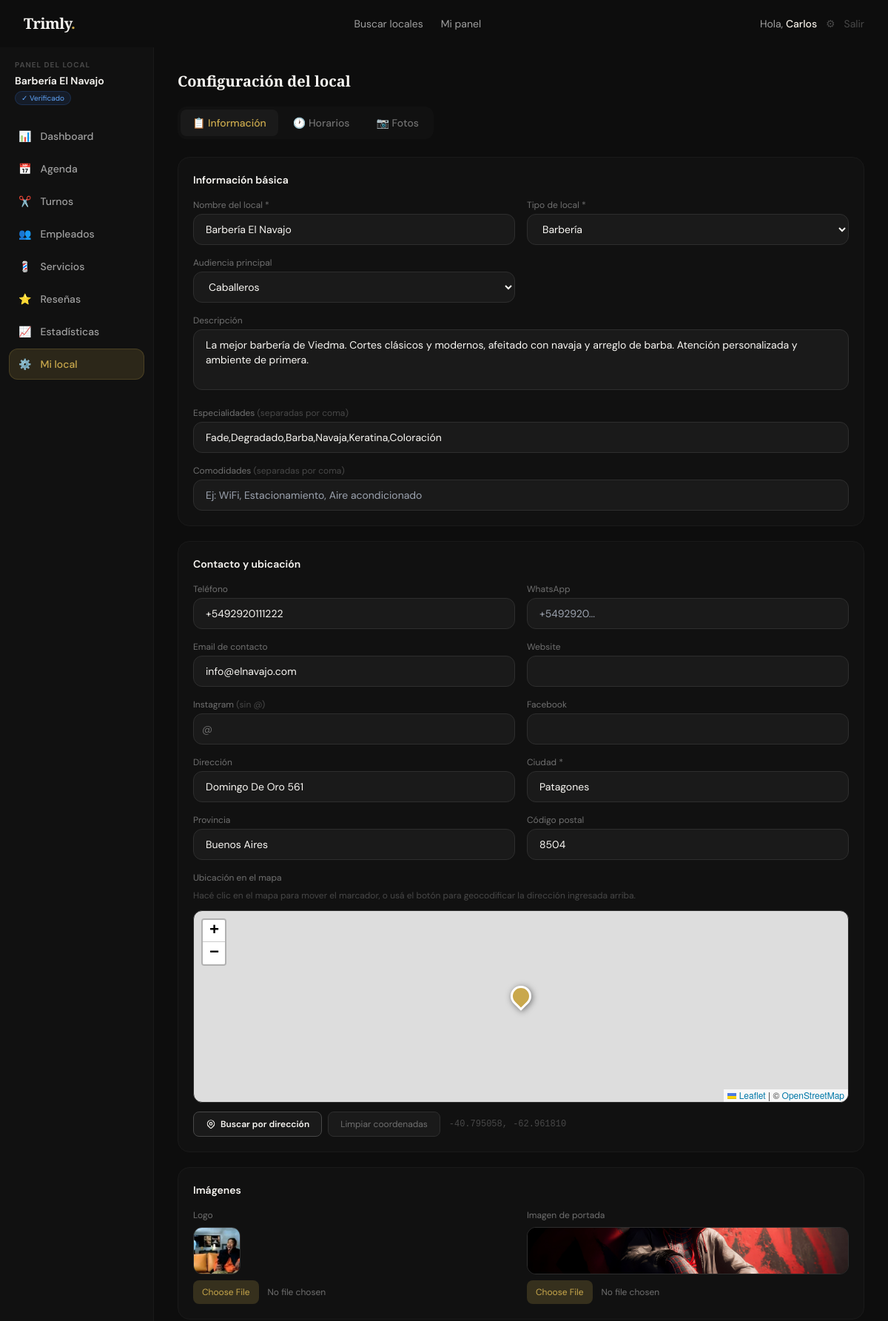
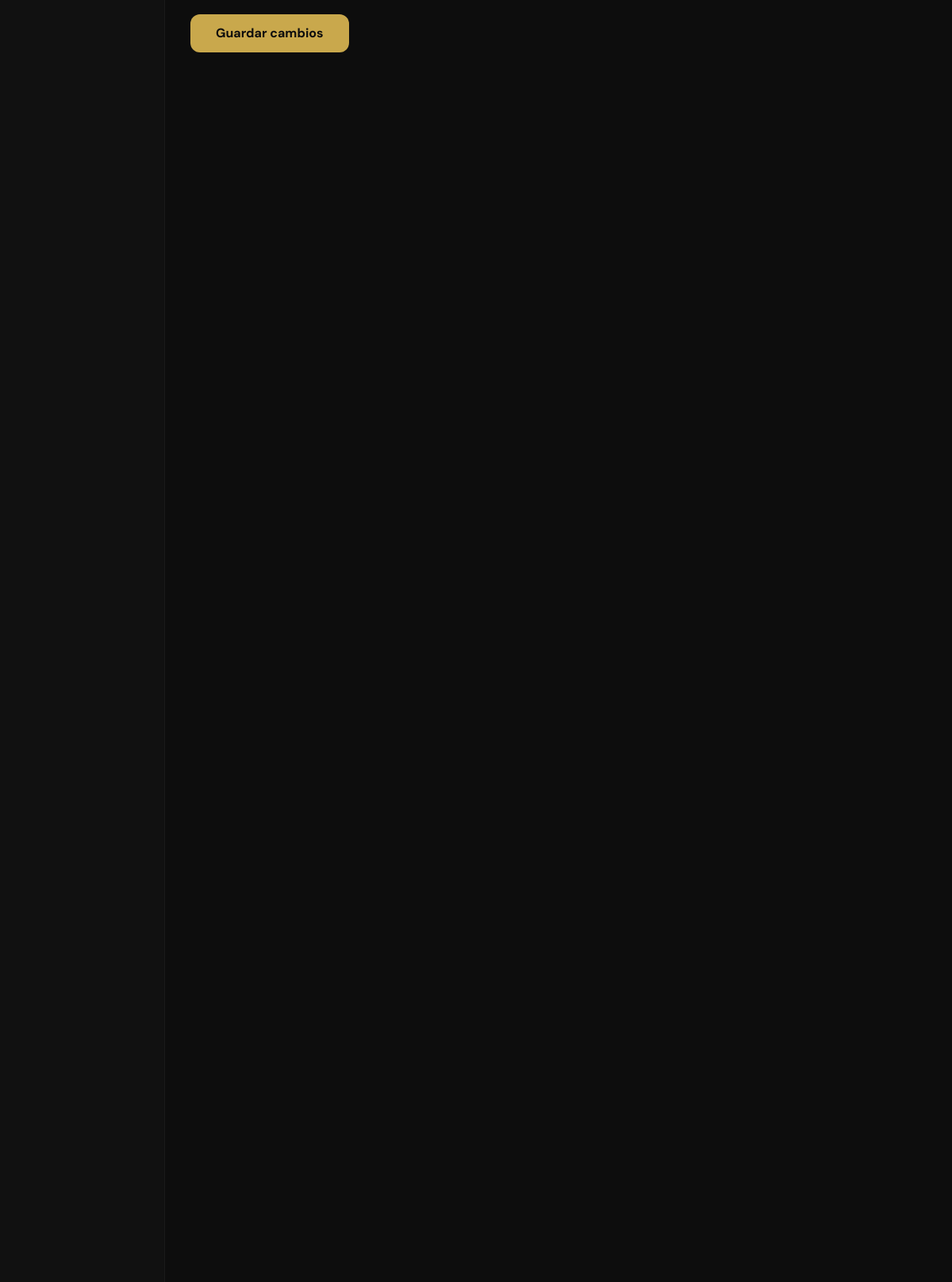
/panel/local (signed in, upper part), run on the app's committed database (2 pictures, top to bottom).
### tables this page shows
CREATE TABLE `shops` (
  `id` int UNSIGNED NOT NULL,
  `owner_id` int UNSIGNED NOT NULL,
  `name` varchar(120) NOT NULL,
  `slug` varchar(130) NOT NULL,
  `type` enum('barbershop','salon','mixed','nails','spa','tattoo','makeup','other') NOT NULL DEFAULT 'barbershop',
  `target_audience` enum('men','women','unisex') NOT NULL DEFAULT 'unisex',
  `description` text,
  `specialties` varchar(500) DEFAULT NULL,
  `amenities` varchar(500) DEFAULT NULL,
  `phone` varchar(30) DEFAULT NULL,
  `email` varchar(150) DEFAULT NULL,
  `website` varchar(255) DEFAULT NULL,
  `instagram` varchar(100) DEFAULT NULL,
  `facebook` varchar(100) DEFAULT NULL,
  `whatsapp` varchar(30) DEFAULT NULL,
  `logo` varchar(255) DEFAULT NULL,
  `cover_image` varchar(255) DEFAULT NULL,
  `address` varchar(255) DEFAULT NULL,
  `city` varchar(100) DEFAULT NULL,
  `province` varchar(100) DEFAULT NULL,
  `country` varchar(80) NOT NULL DEFAULT 'Argentina',
  `postal_code` varchar(20) DEFAULT NULL,
  `latitude` decimal(10,7) DEFAULT NULL,
  `longitude` decimal(10,7) DEFAULT NULL,
  `currency` char(3) NOT NULL DEFAULT 'ARS',
  `rating_avg` decimal(3,2) NOT NULL DEFAULT '0.00',
  `rating_count` int UNSIGNED NOT NULL DEFAULT '0',
  `status` enum('pending','active','suspended','closed') NOT NULL DEFAULT 'pending',
  `plan` enum('free','pro','premium') NOT NULL DEFAULT 'free',
  `plan_expires` date DEFAULT NULL,
  `verified` tinyint(1) NOT NULL DEFAULT '0',
  `featured` tinyint(1) NOT NULL DEFAULT '0',
  `views_count` int UNSIGNED NOT NULL DEFAULT '0',
  `is_shadowbanned` tinyint(1) NOT NULL DEFAULT '0',
  `suspension_reason` varchar(500) DEFAULT NULL,
  `suspension_until` datetime DEFAULT NULL,
  `ban_reason` varchar(500) DEFAULT NULL,
  `created_at` datetime NOT NULL DEFAULT CURRENT_TIMESTAMP,
  `updated_at` datetime NOT NULL DEFAULT CURRENT_TIMESTAMP ON UPDATE CURRENT_TIMESTAMP
);

### app/Views/shop_dash/settings.php (the view, shortened to what the rows shown need)
<?php
$errors = $_SESSION['form_errors'] ?? [];
$types = ['barbershop'=>'Barbería','salon'=>'Salón de Belleza','mixed'=>'Mixto / Unisex','nails'=>'Manicura & Uñas','spa'=>'Spa & Relajación','tattoo'=>'Tatuajes & Piercings','makeup'=>'Maquillaje & Estética','other'=>'Otro'];
?>
<div class="flex min-h-screen pt-16 pb-20 lg:pb-6">
  <?php require __DIR__ . '/partials/sidebar.php'; ?>
  <main class="flex-1 p-4 sm:p-6 lg:p-8 overflow-x-hidden min-w-0">
    <h1 class="font-display text-xl font-bold text-cream-light mb-5">Configuración del local</h1>
    <div id="pane-info">
      <form method="POST" action="<?= path('/panel/local') ?>" enctype="multipart/form-data" class="space-y-5">
        <div class="bg-ink-800 border border-ink-700 rounded-2xl p-5">
          <h2 class="font-semibold text-cream-light mb-4 text-sm">Información básica</h2>
          <div class="grid grid-cols-1 sm:grid-cols-2 gap-4">
            <div>
              <label class="block text-xs text-ink-400 mb-1">Nombre del local *</label>
              <input type="text" name="name" value="<?= e($shop['name']) ?>" required
                     class="input-gold w-full bg-ink-700 border <?=isset($errors['name'])?'border-red-500':'border-ink-600'?> rounded-xl px-4 py-2.5 text-sm text-cream-light focus:outline-none">
            </div>
            <div>
              <label class="block text-xs text-ink-400 mb-1">Tipo de local *</label>
              <select name="type" class="input-gold w-full bg-ink-700 border border-ink-600 rounded-xl px-4 py-2.5 text-sm text-cream-light focus:outline-none">
                <?php foreach($types as $v=>$l): ?>
                <option value="<?=$v?>" <?=$shop['type']===$v?'selected':''?>><?=$l?></option>
                <?php endforeach; ?>
              </select>
            </div>
            <div>
              <label class="block text-xs text-ink-400 mb-1">Audiencia principal</label>
              <select name="target_audience" class="input-gold w-full bg-ink-700 border border-ink-600 rounded-xl px-4 py-2.5 text-sm text-cream-light focus:outline-none">
                <option value="men"    <?=($shop['target_audience']??'')==='men'   ?'selected':''?>>Caballeros</option>
              </select>
            </div>
            <div class="sm:col-span-2">
              <label class="block text-xs text-ink-400 mb-1">Descripción</label>
              <textarea name="description" rows="3"
                        class="input-gold w-full bg-ink-700 border border-ink-600 rounded-xl px-4 py-2.5 text-sm text-cream-light resize-none focus:outline-none"><?= e($shop['description']??'') ?></textarea>
            </div>
            <div class="sm:col-span-2">
              <label class="block text-xs text-ink-400 mb-1">Especialidades <span class="text-ink-500">(separadas por coma)</span></label>
              <input type="text" name="specialties" value="<?= e($shop['specialties']??'') ?>"
                     placeholder="Ej: Fade, Barba, Coloración, Keratina"
                     class="input-gold w-full bg-ink-700 border border-ink-600 rounded-xl px-4 py-2.5 text-sm text-cream-light focus:outline-none">
            </div>
          </div>
        </div>
        <div class="bg-ink-800 border border-ink-700 rounded-2xl p-5">
          <h2 class="font-semibold text-cream-light mb-4 text-sm">Contacto y ubicación</h2>
          <div class="grid grid-cols-1 sm:grid-cols-2 gap-4">
            <div>
              <label class="block text-xs text-ink-400 mb-1">Teléfono</label>
              <input type="text" name="phone" value="<?= e($shop['phone']??'') ?>"
                     class="input-gold w-full bg-ink-700 border border-ink-600 rounded-xl px-4 py-2.5 text-sm text-cream-light focus:outline-none">
            </div>
            <div>
              <label class="block text-xs text-ink-400 mb-1">Email de contacto</label>
              <input type="email" name="email" value="<?= e($shop['email']??'') ?>"
                     class="input-gold w-full bg-ink-700 border border-ink-600 rounded-xl px-4 py-2.5 text-sm text-cream-light focus:outline-none">
            </div>
            <div>
              <label class="block text-xs text-ink-400 mb-1">Dirección</label>
              <input type="text" name="address" value="<?= e($shop['address']??'') ?>"
                     class="input-gold w-full bg-ink-700 border border-ink-600 rounded-xl px-4 py-2.5 text-sm text-cream-light focus:outline-none">
            </div>
            <div>
              <label class="block text-xs text-ink-400 mb-1">Ciudad *</label>
              <input type="text" name="city" value="<?= e($shop['city']??'') ?>" required
                     class="input-gold w-full bg-ink-700 border <?=isset($errors['city'])?'border-red-500':'border-ink-600'?> rounded-xl px-4 py-2.5 text-sm text-cream-light focus:outline-none">
            </div>
            <div>
              <label class="block text-xs text-ink-400 mb-1">Provincia</label>
              <input type="text" name="province" value="<?= e($shop['province']??'') ?>"
                     class="input-gold w-full bg-ink-700 border border-ink-600 rounded-xl px-4 py-2.5 text-sm text-cream-light focus:outline-none">
            </div>
            <div>
              <label class="block text-xs text-ink-400 mb-1">Código postal</label>
              <input type="text" name="postal_code" value="<?= e($shop['postal_code']??'') ?>"
                     class="input-gold w-full bg-ink-700 border border-ink-600 rounded-xl px-4 py-2.5 text-sm text-cream-light focus:outline-none">
            </div>
            <div class="sm:col-span-2">
              <link rel="stylesheet" href="https://cdnjs.cloudflare.com/ajax/libs/leaflet/1.9.4/leaflet.min.css">
              <div class="flex flex-wrap gap-2 items-center">
                <button type="button" onclick="geocodeAddress()"
                        id="geocode-btn"
                        class="inline-flex items-center gap-1.5 px-4 py-2 bg-ink-700 hover:bg-ink-600 border border-ink-500 text-cream-light text-xs font-semibold rounded-lg transition-all">
                  Buscar por dirección
                </button>
                <button type="button" onclick="clearCoords()"
                        class="inline-flex items-center gap-1.5 px-4 py-2 bg-ink-700 hover:bg-ink-600 border border-ink-600 text-ink-400 hover:text-cream text-xs rounded-lg transition-all">
                  Limpiar coordenadas
                </button>
                <span id="coords-display" class="text-xs text-ink-500 font-mono ml-1">
                  <?php if($shop['latitude'] && $shop['longitude']): ?>
                    <?= number_format((float)$shop['latitude'],6) ?>, <?= number_format((float)$shop['longitude'],6) ?>
                  <?php else: ?>
                    Sin coordenadas guardadas
                  <?php endif; ?>
                </span>
              </div>
            </div>
          </div>
        </div>
        <div class="bg-ink-800 border border-ink-700 rounded-2xl p-5">
          <h2 class="font-semibold text-cream-light mb-4 text-sm">Imágenes</h2>
          <div class="grid grid-cols-1 sm:grid-cols-2 gap-4">
            <div>
              <label class="block text-xs text-ink-400 mb-2">Logo</label>
              <?php if($shop['logo']): ?>
              <img src="<?= upload_url($shop['logo']) ?>" class="w-16 h-16 rounded-xl object-cover mb-2 border border-ink-600">
              <?php endif; ?>
              <input type="file" name="logo" accept="image/*"
                     class="w-full text-ink-400 text-xs file:mr-3 file:py-2 file:px-3 file:rounded-lg file:border-0 file:bg-gold/20 file:text-gold file:text-xs hover:file:bg-gold/30 cursor-pointer">
            </div>
            <div>
              <label class="block text-xs text-ink-400 mb-2">Imagen de portada</label>
              <?php if($shop['cover_image']): ?>
              <img src="<?= upload_url($shop['cover_image']) ?>" class="w-full h-16 rounded-xl object-cover mb-2 border border-ink-600">
              <?php endif; ?>
              <input type="file" name="cover_image" accept="image/*"
                     class="w-full text-ink-400 text-xs file:mr-3 file:py-2 file:px-3 file:rounded-lg file:border-0 file:bg-gold/20 file:text-gold file:text-xs hover:file:bg-gold/30 cursor-pointer">
            </div>
          </div>
        </div>
      </form>
    </div>
  </main>
</div>

### app/Views/shop_dash/partials/sidebar.php (shortened to what the rows shown need)
<aside class="hidden lg:flex flex-col w-52 shrink-0 bg-ink-800 border-r border-ink-700 min-h-screen pt-4 pb-6 px-3">
  <?php if(!empty($shop)): ?>
  <div class="mb-5 px-2">
    <p class="text-[10px] font-bold uppercase tracking-widest text-ink-500 mb-1">Panel del local</p>
    <p class="text-sm font-semibold text-cream-light truncate"><?= e($shop['name']) ?></p>
    <?php if($shop['status']!=='active'): ?><span class="text-[10px] bg-amber-500/10 text-amber-400 border border-amber-500/20 px-2 py-0.5 rounded-full"><?= ucfirst($shop['status']) ?></span>
    <?php elseif(!empty($shop['verified'])): ?><span class="text-[10px] bg-blue-500/10 text-blue-400 border border-blue-500/20 px-2 py-0.5 rounded-full">✓ Verificado</span><?php endif; ?>
  </div>
  <?php endif; ?>
</aside>

### data on the page
shops: name "Barbería El Navajo", type "Barbería", target_audience "Caballeros", description "La mejor barbería de Viedma. Cortes clásicos y modernos, afeitado con navaja y arreglo de barba. Atención personalizada y ambiente de primera.", specialties "Fade,Degradado,Barba,Navaja,Keratina,Coloración", phone "+5492920111222", email "info@elnavajo.com", address "Domingo De Oro 561", city "Patagones", province "Buenos Aires", postal_code "8504", latitude "-40.795058", longitude "-62.961810", logo (picture), cover_image (picture)

### other printed values
explode(' ',$user['name'])[0] "Carlos"
$item['icon'] "📊"
$item['label'] "Dashboard"
$item['icon'] "📅"
$item['label'] "Agenda"
$item['icon'] "✂️"
$item['label'] "Turnos"
$item['icon'] "👥"
$item['label'] "Empleados"
$item['icon'] "💈"
$item['label'] "Servicios"
$item['icon'] "⭐"
$item['label'] "Reseñas"
$item['icon'] "📈"
$item['label'] "Estadísticas"
